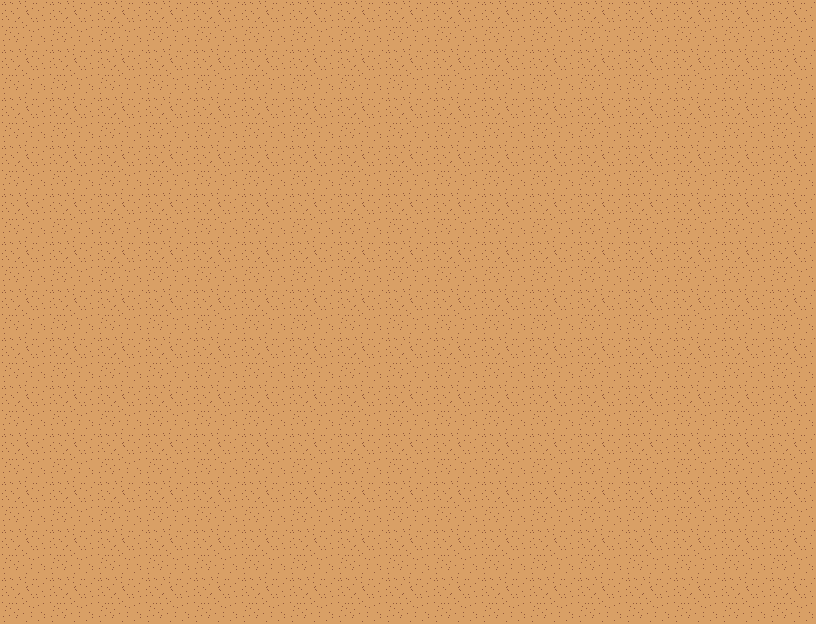

Rendered tile map (Tiled .tmx) drawn with the repository's tilesets; below, a short description and the full map source, tile grids included:
An orthogonal 17x13 tile map with 48x48 px tiles, 1 tile layer (Tile Layer 1).

<map version="1.0" tiledversion="1.0.3" orientation="orthogonal" renderorder="right-down" width="17" height="13" tilewidth="48" tileheight="48" nextobjectid="1">
 <tileset firstgid="1" name="sandyground" tilewidth="48" tileheight="48" spacing="1" tilecount="1" columns="1">
  <image source="sandyground.png" width="48" height="48" />
 </tileset>
 <layer name="Tile Layer 1" width="17" height="13">
  <data encoding="csv">
1,1,1,1,1,1,1,1,1,1,1,1,1,1,1,1,1,
1,1,1,1,1,1,1,1,1,1,1,1,1,1,1,1,1,
1,1,1,1,1,1,1,1,1,1,1,1,1,1,1,1,1,
1,1,1,1,1,1,1,1,1,1,1,1,1,1,1,1,1,
1,1,1,1,1,1,1,1,1,1,1,1,1,1,1,1,1,
1,1,1,1,1,1,1,1,1,1,1,1,1,1,1,1,1,
1,1,1,1,1,1,1,1,1,1,1,1,1,1,1,1,1,
1,1,1,1,1,1,1,1,1,1,1,1,1,1,1,1,1,
1,1,1,1,1,1,1,1,1,1,1,1,1,1,1,1,1,
1,1,1,1,1,1,1,1,1,1,1,1,1,1,1,1,1,
1,1,1,1,1,1,1,1,1,1,1,1,1,1,1,1,1,
1,1,1,1,1,1,1,1,1,1,1,1,1,1,1,1,1,
1,1,1,1,1,1,1,1,1,1,1,1,1,1,1,1,1
</data>
 </layer>
</map>
